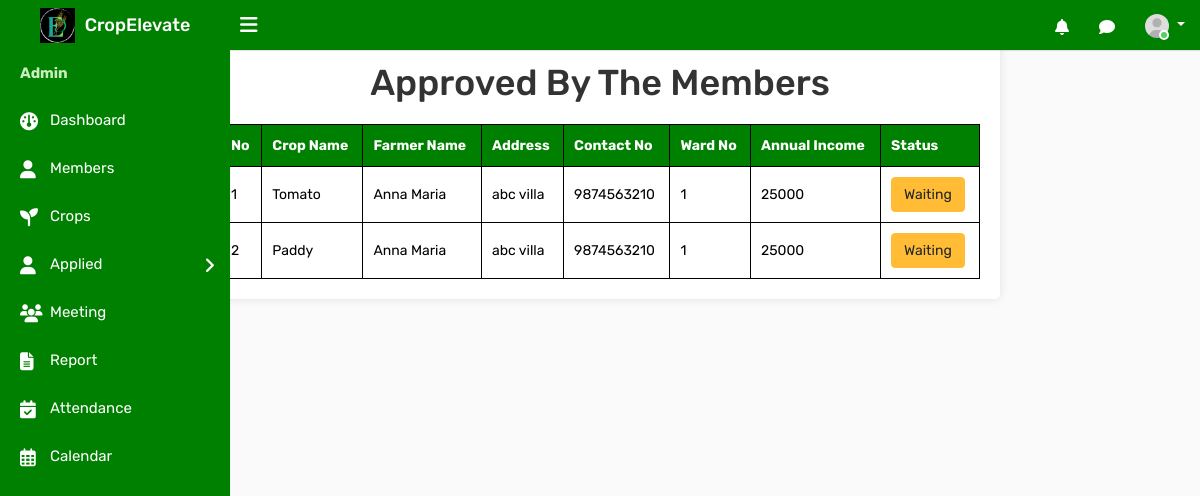
The app's page /adpendingapproval, older data.
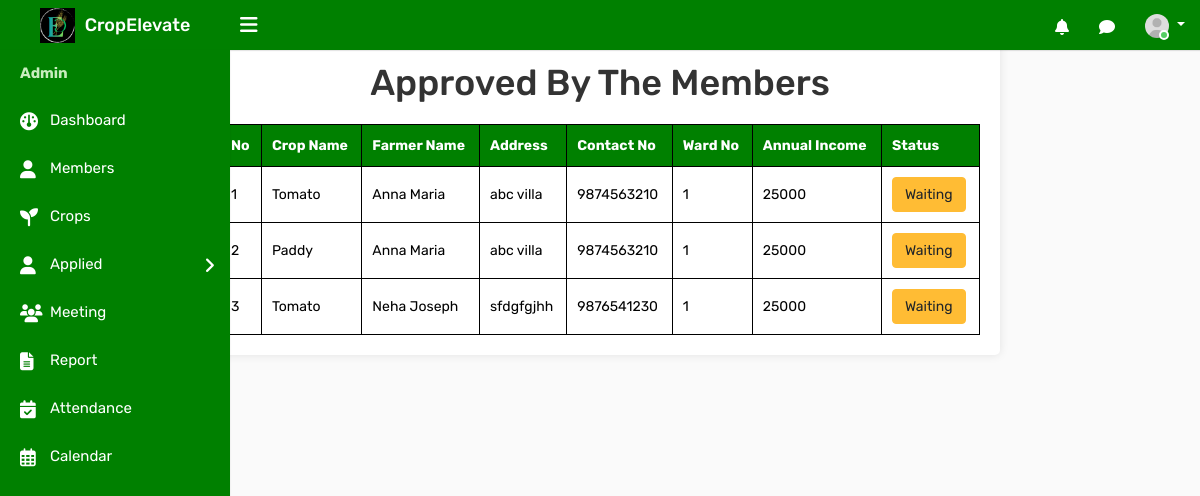
The same page, newer data.
### ceapp/models.py (models this page shows)
class ApplyCrop(models.Model):
    APPROVED = 'approved'
    REJECTED = 'rejected'
    PENDING = 'pending'
    WAITING = 'waiting'
    APPROVAL_CHOICES = [
    (APPROVED, 'Approved'),
    (REJECTED, 'Rejected'),
    (PENDING, 'Pending'),
    (WAITING, 'waiting'),
    ]
    WAITING = 'waiting'
    NOTWAITING = 'notwaiting'
    WAITING_CHOICES = [
    (WAITING,'waiting'),
    (NOTWAITING,'notwaiting'),
    ]
    GIVEN = 'given'
    NOTGIVEN = 'notgiven'
    IS_GIVEN = [
    (GIVEN, 'Given'),
    (NOTGIVEN, 'Notgiven'),
    ]
    user = models.ForeignKey(CustomUser, on_delete=models.CASCADE, null=True,default=1)
    cname = models.CharField(max_length=100,null=True, blank=True)
    farmerName = models.CharField(max_length=100,null=True, blank=True)
    address = models .CharField(max_length=100,null=True,blank=True)
    contactNo = models .CharField(max_length=100,null=True,blank=True)
    wardNo = models .CharField(max_length=100,null=True,blank=True)
    AnnualIncome = models .IntegerField(null=True,blank=True)
    land = models .CharField(max_length=100,null=True,blank=True)
    crop_id=models.ForeignKey(Crop, on_delete=models.CASCADE, null=True,default=1)
    file_upload = models.FileField(upload_to='uploads/', null=True, blank=True)
    crop_giventime = models.DateTimeField(null=True,blank=True)
    is_approved = models.CharField(
        max_length=10,
        choices=APPROVAL_CHOICES,
        default=PENDING,
    )
    is_approvedd = models.CharField(
        max_length=10,
        choices=APPROVAL_CHOICES,
        default=PENDING,
    )
    is_waiting = models.CharField(
        max_length=10,
        choices=WAITING_CHOICES,
        default=WAITING,
    )
    is_given = models.CharField(
        max_length=10,
        choices=IS_GIVEN,
        default=NOTGIVEN,
    )

### ceapp/views.py (the view, shortened to what this page needs)
# urls.py: path('adpendingapproval',views.adpendingapproval,name='adpendingapproval'),
def adpendingapproval(request):
    approved_details = ApplyCrop.objects.filter(is_approved='approved')
    context = {
        'approved_details': approved_details,
    }
    return render(request, 'admintemp/adpendingapproval.html', context)

### templates/admintemp/adpendingapproval.html (shortened to what the changed rows need)
{% load static %}
<!DOCTYPE html>
<html lang="en">
<head>
    <link rel="stylesheet" type="text/css" href="{% static 'assets/css/bootstrap.min.css' %}">
    <link rel="stylesheet" type="text/css" href="{% static 'assets/css/font-awesome.min.css' %}">
    <link rel="stylesheet" type="text/css" href="{% static 'assets/css/style.css' %}">
    <link rel="stylesheet" href="https://cdnjs.cloudflare.com/ajax/libs/font-awesome/6.2.0/css/all.min.css">
</head>
<body>
    <div class="main-wrapper">
<div class="container">
    <div class="details">
        <br>
        <h1>Approved By The Members </h1>
        {% if approved_details %}
            <table>
                <tr>
                    <th>No</th>
                    <th>Crop Name</th>
                    <th>Farmer Name</th>
                    <th>Address</th>
                    <th>Contact No</th>
                    <th>Ward No</th>
                    <th>Annual Income</th>
                    <th>Status</th>
                </tr>
                {% for application in approved_details %}
                <tr>
                    <td>{{forloop.counter}}</td>
                    <td>{{ application.cname }}</td>
                    <td>{{ application.farmerName }}</td>
                    <td>{{ application.address }}</td>
                    <td>{{ application.contactNo }}</td>
                    <td>{{ application.wardNo }}</td>
                    <td>{{ application.AnnualIncome }}</td>
                    <td>
                        {% if application.is_approvedd == 'pending' %}
                            <form method="post" action="{% url 'approve_acertification' application.id %}">
                                {% csrf_token %}
                                <input type="hidden" name="certification_id" value="{{ application.id }}">
                                <button class="btn btn-success approve-btn" type="submit">Approve</button>
                            </form>
                            <form method="post" action="{% url 'wait_certification' application.id %}">
                                {% csrf_token %}
                                <input type="hidden" name="certification_id" value="{{ application.id }}">
                                <button class="btn btn-warning waiting-btn" type="submit">Waiting</button>
                            </form>
                            {% comment %} <span class="text-success" style="font-weight: bolder; font-size: large;">Approved By Member</span> {% endcomment %}
                        {% elif  application.is_approvedd == 'approved' %}
                            <form method="post" action="{% url 'wait_certification' application.id %}">
                                <button class="btn btn-warning waiting-btn" type="submit">Waiting</button>
                            </form>
                            {% elif  application.is_approvedd == 'waiting' %}
                            <form method="post" action="{% url 'approve_acertification' application.id %}">
                                {% csrf_token %}
                                <input type="hidden" name="certification_id" value="{{ application.id }}">
                                <button class="btn btn-success approve-btn" type="submit">Approve</button>
                            </form>
                            {% else %}
                            <p>Not working</p>
                        {% endif %}
                    </td>
                </tr>
                {% endfor %}
            </table>
        {% else %}
            <p>No approved details available.</p>
        {% endif %}
    </div>
</div>
            </div>
</body>
</html>

Row changes from the older to the newer data that the page shows:
added ApplyCrop: cname "Tomato", farmerName "Neha Joseph", address "sfdgfgjhh", contactNo "9876541230", wardNo "1", AnnualIncome "25000"
